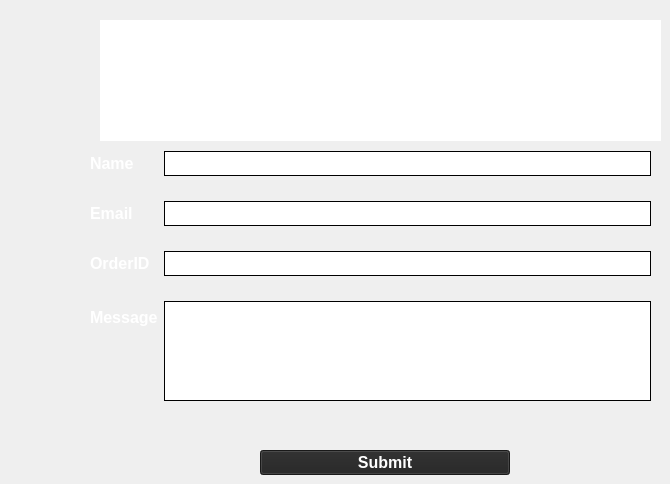
        <widget class="QWidget" name="page_2">
         <widget class="QTextEdit" name="FeedbackText">
          <property name="geometry">
           <rect>
            <x>100</x>
            <y>20</y>
            <width>561</width>
            <height>121</height>
           </rect>
          </property>
          <property name="styleSheet">
           <string notr="true">border: none;</string>
          </property>
          <property name="html">
           <string>&lt;!DOCTYPE HTML PUBLIC &quot;-//W3C//DTD HTML 4.0//EN&quot; &quot;http://www.w3.org/TR/REC-html40/strict.dtd&quot;&gt;
&lt;html&gt;&lt;head&gt;&lt;meta name=&quot;qrichtext&quot; content=&quot;1&quot; /&gt;&lt;style type=&quot;text/css&quot;&gt;
p, li { white-space: pre-wrap; }
&lt;/style&gt;&lt;/head&gt;&lt;body style=&quot; font-family:'Ubuntu'; font-size:11pt; font-weight:400; font-style:normal;&quot;&gt;
&lt;p align=&quot;center&quot; style=&quot; margin-top:0px; margin-bottom:0px; margin-left:0px; margin-right:0px; -qt-block-indent:0; text-indent:0px;&quot;&gt;&lt;span style=&quot; font-family:'Sans Serif'; font-size:18pt; font-weight:600; color:#ffffff;&quot;&gt;FeedBack&lt;/span&gt;&lt;/p&gt;
&lt;p align=&quot;center&quot; style=&quot;-qt-paragraph-type:empty; margin-top:0px; margin-bottom:0px; margin-left:0px; margin-right:0px; -qt-block-indent:0; text-indent:0px; font-family:'Sans Serif'; font-size:18pt; font-weight:600; color:#ffffff;&quot;&gt;&lt;br /&gt;&lt;/p&gt;
&lt;p align=&quot;center&quot; style=&quot; margin-top:0px; margin-bottom:0px; margin-left:0px; margin-right:0px; -qt-block-indent:0; text-indent:0px;&quot;&gt;&lt;span style=&quot; font-family:'Sans Serif'; font-size:12pt; color:#ffffff;&quot;&gt;We would love to hear your thought, suggestions, or concerns with anything so we can improve&lt;/span&gt;&lt;/p&gt;&lt;/body&gt;&lt;/html&gt;</string>
          </property>
         </widget>
         <widget class="QPushButton" name="Submitfeedback">
          <property name="geometry">
           <rect>
            <x>260</x>
            <y>450</y>
            <width>250</width>
            <height>25</height>
           </rect>
          </property>
          <property name="minimumSize">
           <size>
            <width>250</width>
            <height>0</height>
           </size>
          </property>
          <property name="font">
           <font>
            <pointsize>12</pointsize>
            <weight>75</weight>
            <bold>true</bold>
           </font>
          </property>
          <property name="styleSheet">
           <string notr="true">background-color: rgb(35, 35, 35);
color: rgb(255, 255, 255);</string>
          </property>
          <property name="text">
           <string>Submit</string>
          </property>
         </widget>
         <widget class="QWidget" name="formWidget" native="true">
          <property name="geometry">
           <rect>
            <x>90</x>
            <y>151</y>
            <width>561</width>
            <height>261</height>
           </rect>
          </property>
          <property name="styleSheet">
           <string notr="true">QLineEdit{border: none;}</string>
          </property>
          <layout class="QFormLayout" name="formLayout_2">
           <property name="verticalSpacing">
            <number>25</number>
           </property>
           <item row="0" column="0">
            <widget class="QLabel" name="nameLabel">
             <property name="font">
              <font>
               <pointsize>12</pointsize>
               <weight>75</weight>
               <bold>true</bold>
              </font>
             </property>
             <property name="styleSheet">
              <string notr="true">color: rgb(255, 255, 255);</string>
             </property>
             <property name="text">
              <string>Name</string>
             </property>
            </widget>
           </item>
           <item row="0" column="1">
            <widget class="QLineEdit" name="nameLineEdit">
             <property name="minimumSize">
              <size>
               <width>0</width>
               <height>25</height>
              </size>
             </property>
             <property name="styleSheet">
              <string notr="true">border: 1px solid black;</string>
             </property>
            </widget>
           </item>
           <item row="1" column="0">
            <widget class="QLabel" name="emailLabel">
             <property name="font">
              <font>
               <pointsize>12</pointsize>
               <weight>75</weight>
               <bold>true</bold>
              </font>
             </property>
             <property name="styleSheet">
              <string notr="true">color: rgb(255, 255, 255);</string>
             </property>
             <property name="text">
              <string>Email</string>
             </property>
            </widget>
           </item>
           <item row="1" column="1">
            <widget class="QLineEdit" name="emailLineEdit">
             <property name="minimumSize">
              <size>
               <width>0</width>
               <height>25</height>
              </size>
             </property>
             <property name="styleSheet">
              <string notr="true">border: 1px solid black;</string>
             </property>
            </widget>
           </item>
           <item row="2" column="0">
            <widget class="QLabel" name="orderIDLabel">
             <property name="font">
              <font>
               <pointsize>12</pointsize>
               <weight>75</weight>
               <bold>true</bold>
              </font>
             </property>
             <property name="styleSheet">
              <string notr="true">color: rgb(255, 255, 255);
</string>
             </property>
             <property name="text">
              <string>OrderID</string>
             </property>
            </widget>
           </item>
           <item row="2" column="1">
            <widget class="QLineEdit" name="orderIDLineEdit">
             <property name="minimumSize">
              <size>
               <width>0</width>
               <height>25</height>
              </size>
             </property>
             <property name="styleSheet">
              <string notr="true">border: 1px solid black;</string>
             </property>
            </widget>
           </item>
           <item row="3" column="0">
            <widget class="QLabel" name="messageLabel">
             <property name="font">
              <font>
               <pointsize>12</pointsize>
               <weight>75</weight>
               <bold>true</bold>
              </font>
             </property>
             <property name="styleSheet">
              <string notr="true">color: rgb(255, 255, 255);</string>
             </property>
             <property name="text">
              <string>Message</string>
             </property>
            </widget>
           </item>
           <item row="3" column="1">
            <widget class="QLineEdit" name="messageLineEdit">
             <property name="sizePolicy">
              <sizepolicy hsizetype="Expanding" vsizetype="Fixed">
               <horstretch>0</horstretch>
               <verstretch>0</verstretch>
              </sizepolicy>
             </property>
             <property name="minimumSize">
              <size>
               <width>0</width>
               <height>100</height>
              </size>
             </property>
             <property name="styleSheet">
              <string notr="true">border: 1px solid black;</string>
             </property>
            </widget>
           </item>
          </layout>
         </widget>
        </widget>
